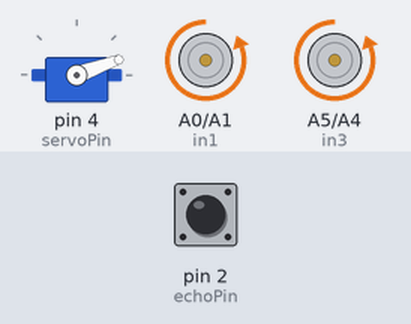
Bench run of a sketch on a simulated Arduino Uno, built with avr-gcc and run on an emulated ATmega328P. Shown: servo, motor-driver pin pairs drawn as motors (green arrow = first pin HIGH = forward, orange = second pin HIGH = backward, longer = more drive, scaled by the enable pin). The test bench sets the inputs (shaded band); at power-on: pin 2 (echoPin) LOW.

Above: at 4.8 s.
4.9 s: pin 2 (echoPin) pulsed HIGH 5 times (0.12 s each, 0.3 s apart)
At 6.2 s:
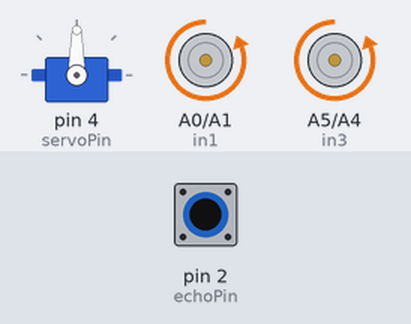
At 8.9 s:
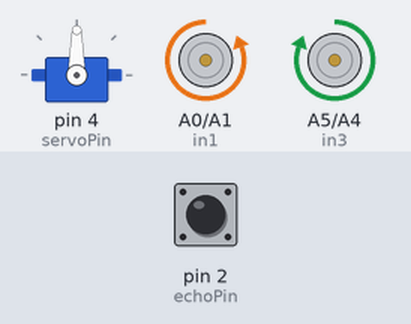
9.4 s: pin 2 (echoPin) pulsed HIGH 2 times (0.12 s each, 0.3 s apart)
At 14.1 s:
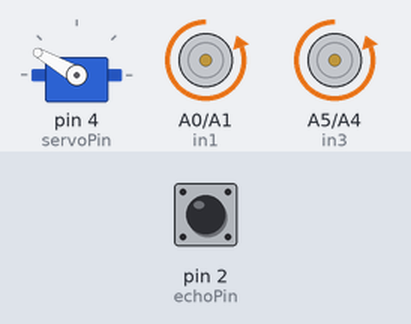
Timing chart, 0 to 18.3 s (numbered marks = the images above; inputs shaded):
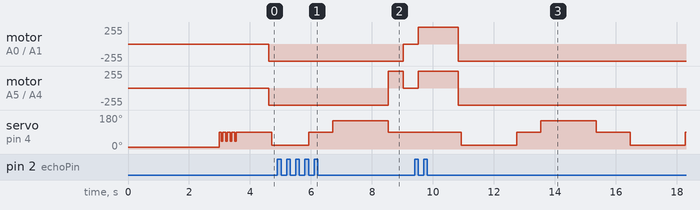

Measured:
- after the input at 4.9 s, motor on A0 (in1) / A1 (in2): backward 255/255 → stopped after 4.1 s; motor on A5 (in3) / A4 (in4): backward 255/255 → forward 255/255 after 3.6 s, → stopped 0.50 s later
- after the input at 9.4 s, motor on A0 (in1) / A1 (in2), motor on A5 (in3) / A4 (in4): stopped → forward 255/255 after 0.12 s, → backward 255/255 1.3 s later

The sketch:

Surveillance_bot.ino
```cpp
#include <Servo.h>

int enA = A2;
int in1 = A0;
int in2 = A1;
// motor two
int enB = A3;
int in3 = A5;
int in4 = A4;

#define echoPin 2
#define trigPin 3
#define servoPin 4

#define spoint 90

long duration;
int distance;
int left, right, L = 0, R = 0;

Servo servo;

void setup() {
  pinMode(enA, OUTPUT);
  pinMode(enB, OUTPUT);
  pinMode(in1, OUTPUT);
  pinMode(in2, OUTPUT);
  pinMode(in3, OUTPUT);
  pinMode(in4, OUTPUT);

  pinMode(trigPin, OUTPUT);
  pinMode(echoPin, INPUT);

  servo.attach(servoPin);
  servo.write(10);
  start();
}

void loop() {
  int dist = ultrasonic();
  if (dist <= 20) {
    stopMotors();
    moveBackward();
    delay(100);
    L = leftsee();
    servo.write(spoint);
    delay(800);
    R = rightsee();
    servo.write(spoint);
    if (L < R) {
      turnLeft();
      delay(500);
      stopMotors();
      delay(200);
    } else if (L > R) {
      turnRight();
      delay(500);
      stopMotors();
      delay(200);
    }
  } else {
    moveForward();
  }
}

int ultrasonic() {
  long duration;
  int distance;
  digitalWrite(trigPin, LOW);
  delay(2);
  digitalWrite(trigPin, HIGH);
  delay(10);
  digitalWrite(trigPin, LOW);
  duration = pulseIn(echoPin, HIGH);
  distance = duration * 0.034 / 2;
  return distance;
}

void moveForward() {
  analogWrite(enA, 200);
  analogWrite(enB, 200);
  digitalWrite(in1, HIGH);
  digitalWrite(in2, LOW);
  digitalWrite(in3, HIGH);
  digitalWrite(in4, LOW);

}

void moveBackward() {
  analogWrite(enA, 200);
  analogWrite(enB, 200);
  digitalWrite(in1, LOW);
  digitalWrite(in2, HIGH);
  digitalWrite(in3, LOW);
  digitalWrite(in4, HIGH);

}

void turnLeft() {
  analogWrite(enA, 200);
  analogWrite(enB, 200);
  digitalWrite(in1, HIGH);
  digitalWrite(in2, LOW);
  digitalWrite(in3, LOW);
  digitalWrite(in4, HIGH);

}

void turnRight() {
  analogWrite(enA, 200);
  analogWrite(enB, 200);
  digitalWrite(in1, LOW);
  digitalWrite(in2, HIGH);
  digitalWrite(in3, HIGH);
  digitalWrite(in4, LOW);
}
void stopMotors() {
  digitalWrite(in1, LOW);
  digitalWrite(in2, LOW);
  digitalWrite(in3, LOW);
  digitalWrite(in4, LOW);
}
int leftsee() {
  servo.write(20);
  delay(800);
  left = ultrasonic();
  return left;
}
int rightsee() {
  servo.write(150);
  delay(800);
  right = ultrasonic();
  return right;
}
void start() {
  delay(3000);
  for (int a = 0; a < 4; a++) {
    servo.write(spoint);
    delay(50);
    servo.write(40);
    delay(50);
    servo.write(90);
    delay(50);
    servo.write(spoint);
  }
}
```
